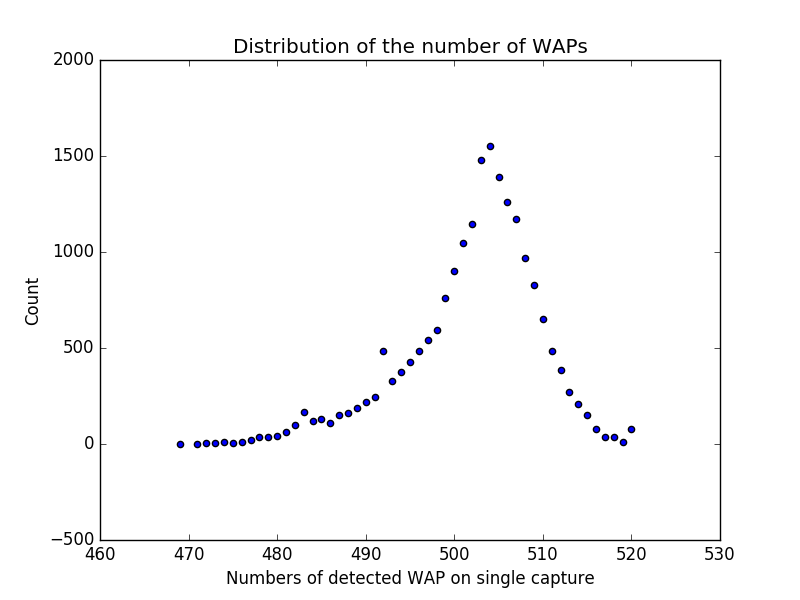

This figure's Python source:
import pandas as pd
import collections
import matplotlib.pyplot as plt

# TODO : get the table
def read(name):
    df = pd.read_csv(name)
    shape = df.shape
    # TODO : get raws of WAP1~520
    raws = df.iloc[0:shape[0],0:520]

    # TODO : count the number of 0
    table = {}
    for i in range(0,shape[0]):
        index = pd.Index(raws.loc[i])
        count = index.value_counts()
        table.setdefault(count[0],0)
        table[count[0]] = table[count[0]]+1
    sort_table = collections.OrderedDict(sorted(table.items()))
    return sort_table

# TODO : plot
def plot_table(table):
    x = []
    y = []
    for k,v in table.items():
        x.append(k)
        y.append(v)
    fig = plt.figure()
    plt.xlabel('Numbers of detected WAP on single capture')
    plt.ylabel('Count')
    plt.title('Distribution of the number of WAPs')
    plt.scatter(x,y)
    
    fig.savefig('Q1.png')

if __name__ == '__main__':
    table = read('TrainingData_new.csv')
    plot_table(table)